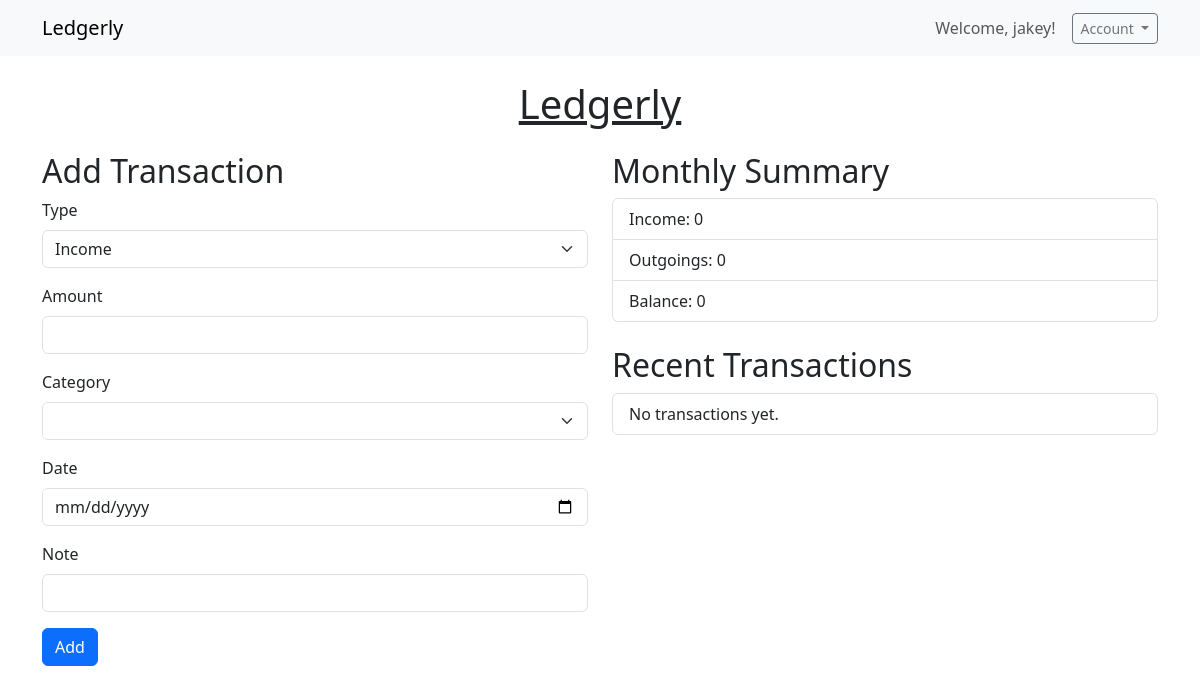
Page / (signed in) on the earlier database version.
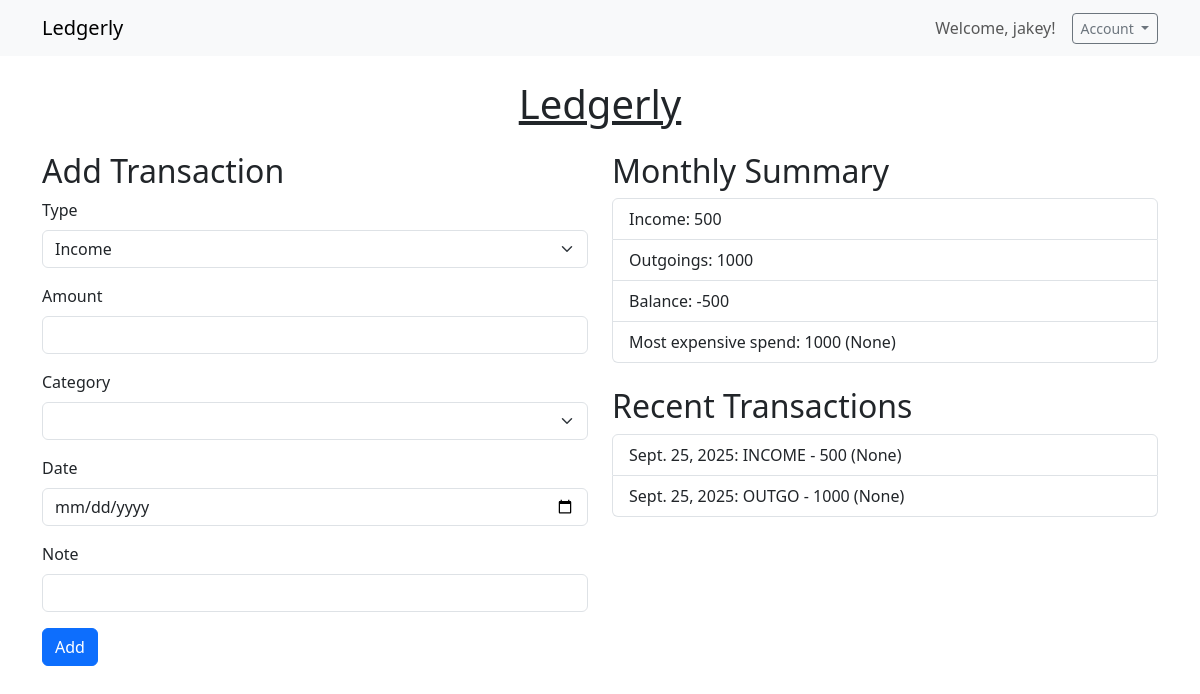
Same page on the later database version.
### expenses/models.py (models this page shows, shortened)
class Transaction(models.Model):
    INCOME = 'INCOME'
    OUTGO = 'OUTGO'
    TYPE_CHOICES = [
        (INCOME, 'Income'),
        (OUTGO, 'Outgoing'),
    ]
    user = models.ForeignKey(
        User,
        on_delete=models.CASCADE,
        related_name='transactions',
    )
    category = models.ForeignKey(
        Category,
        null=True,
        blank=True,
        on_delete=models.SET_NULL,
    )
    type = models.CharField(max_length=6, choices=TYPE_CHOICES)
    amount_in_cents = models.IntegerField()
    occurred_on = models.DateField()
    note = models.TextField(blank=True)
    created_at = models.DateTimeField(auto_now_add=True)
    updated_at = models.DateTimeField(auto_now=True)

### expenses/views.py (the view, shortened to what this page needs)
# urls.py: path('', views.dashboard, name='dashboard'),  # Home page/dashboard
@login_required
def dashboard(request):
    categories = Category.objects.filter(is_active=True)
    transactions = (
        Transaction.objects
        .filter(user=request.user)
        .order_by('-occurred_on')
    )
    now = timezone.now()
    month_transactions = transactions.filter(
        occurred_on__year=now.year,
        occurred_on__month=now.month,
    )
    income = (
        month_transactions
        .filter(type='INCOME')
        .aggregate(total=models.Sum('amount_in_cents'))['total']
        or 0
    )
    outgo = (
        month_transactions
        .filter(type='OUTGO')
        .aggregate(total=models.Sum('amount_in_cents'))['total']
        or 0
    )
    balance = income - outgo
    top_spend = (
        month_transactions
        .filter(type='OUTGO')
        .order_by('-amount_in_cents')
        .first()
    )
    context = {
        'categories': categories,
        'transactions': transactions[:10],
        'income': income,
        'outgo': outgo,
        'balance': balance,
        'top_spend': top_spend,
    }
    return render(request, 'expenses/dashboard.html', context)

### expenses/templates/expenses/dashboard.html (shortened to what this page needs)
{% load crispy_forms_tags %}
{% load static %}
<!DOCTYPE html>
<html lang="en">
<head>
    <link href="https://cdn.jsdelivr.net/npm/bootstrap@5.3.2/dist/css/bootstrap.min.css" rel="stylesheet">
    <link rel="stylesheet" href="{% static 'expenses/style.css' %}">
</head>
{% if user.is_authenticated %}
<body>
    <nav class="navbar navbar-light bg-light">
        <div class="container">
            {% if user.is_authenticated %}
                <a class="navbar-brand mb-0 h1" href="{% url 'dashboard' %}">Ledgerly</a>
            {% else %}
                <span class="navbar-brand mb-0 h1">Ledgerly</span>
            {% endif %}
            {% if user.is_authenticated %}
                <div class="d-flex align-items-center">
                    <span class="navbar-text me-3">Welcome, {{ user.username }}!</span>
                    <div class="dropdown">
                        <button class="btn btn-outline-secondary btn-sm dropdown-toggle" type="button" id="userMenu" data-bs-toggle="dropdown" aria-expanded="false">
                            Account
                        </button>
                    </div>
                </div>
            {% endif %}
        </div>
    </nav>
<div class="container py-4">
    <h1 class="mb-4 text-center"><u>Ledgerly</u></h1>
    <div class="row">
        <div class="col-md-6">
            <h2>Add Transaction</h2>
            <form method="post" class="mb-4">
                <div class="mb-3">
                    <label class="form-label">Type</label>
                    <select name="type" class="form-select">
                        <option value="INCOME">Income</option>
                    </select>
                </div>
                <div class="mb-3">
                    <label class="form-label">Amount</label>
                    <input type="number" name="amount_in_cents" class="form-control" required>
                </div>
                <div class="mb-3">
                    <label class="form-label">Category</label>
                    <select name="category" class="form-select">
                    </select>
                </div>
                <div class="mb-3">
                    <label class="form-label">Date</label>
                    <input type="date" name="occurred_on" class="form-control" required>
                </div>
                <div class="mb-3">
                    <label class="form-label">Note</label>
                    <input type="text" name="note" class="form-control">
                </div>
                <button type="submit" class="btn btn-primary">Add</button>
            </form>
        </div>
        <div class="col-md-6">
            <h2>Monthly Summary</h2>
            <ul class="list-group mb-4">
                <li class="list-group-item">Income: {{ income }}</li>
                <li class="list-group-item">Outgoings: {{ outgo }}</li>
                <li class="list-group-item">Balance: {{ balance }}</li>
                {% if top_spend %}
                    <li class="list-group-item">Most expensive spend: {{ top_spend.amount_in_cents }} ({{ top_spend.category }})</li>
                {% endif %}
            </ul>
            <h2>Recent Transactions</h2>
            <ul class="list-group">
                {% for t in transactions %}
                    <li class="list-group-item">
                        {{ t.occurred_on }}: {{ t.type }} - {{ t.amount_in_cents }} ({{ t.category }}) {{ t.note }}
                    </li>
                {% empty %}
                    <li class="list-group-item">No transactions yet.</li>
                {% endfor %}
            </ul>
        </div>
    </div>
</div>
</body>
</html>
{% else %}
    <script>
        window.location.href = "{% url 'account_login' %}";
    </script>
{% endif %}

Differences in the rows shown:
added Transaction: amount_in_cents "1000", category "None", occurred_on "Sept. 25, 2025", type "OUTGO"
added Transaction: occurred_on "Sept. 25, 2025", type "INCOME", amount_in_cents "500", category "None"
Other differences:
{{ income }}: "0" → "500"
{{ outgo }}: "0" → "1000"
{{ balance }}: "0" → "-500"
text no longer shown: "No transactions yet."
text now shown: "Most expensive spend: ( )"
